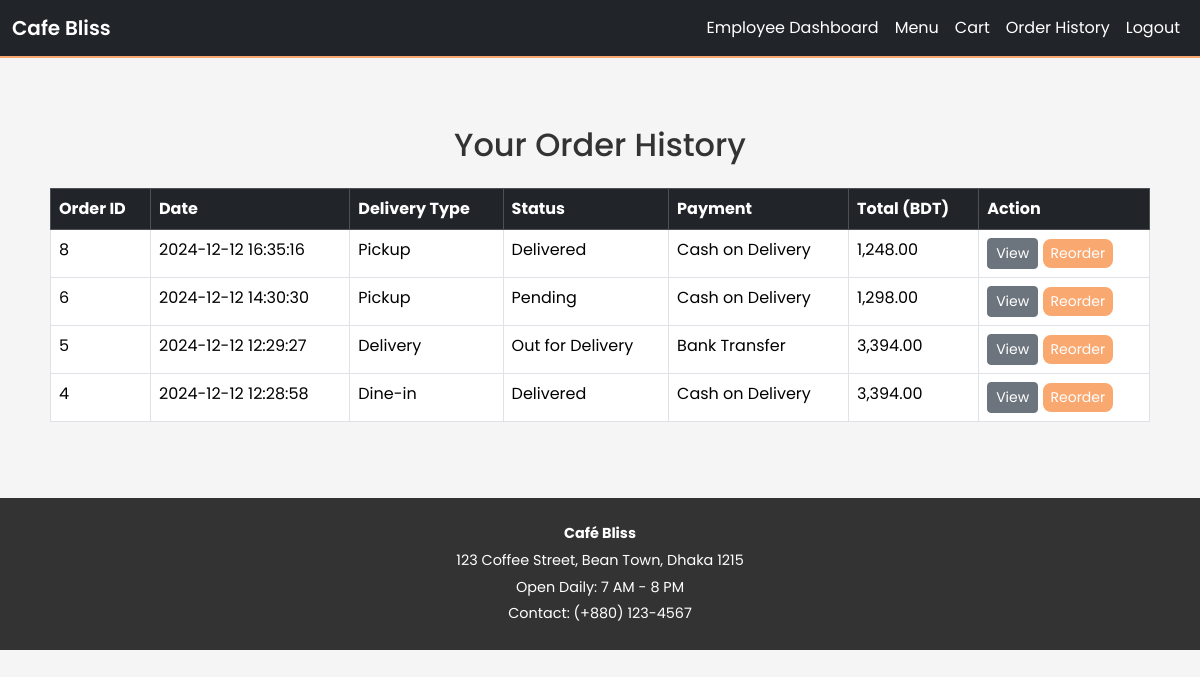
The app's page /order_history.php (signed in) with its own data.
### tables this page shows
CREATE TABLE `orders` (
  `order_id` int(11) NOT NULL,
  `user_id` int(11) UNSIGNED NOT NULL,
  `order_date` timestamp NOT NULL DEFAULT current_timestamp(),
  `delivery_type` enum('Dine-in','Pickup','Delivery') NOT NULL,
  `order_status` varchar(50) NOT NULL DEFAULT '''Pending''',
  `payment_method` enum('Cash on Delivery','Bank Transfer','Bkash') NOT NULL,
  `total_amount` decimal(10,2) NOT NULL,
  `delivery_address` varchar(255) DEFAULT NULL,
  `delivery_person` varchar(100) DEFAULT NULL,
  `modified_by` int(11) DEFAULT NULL
);

### html/order_history.php (the view, shortened to what this page needs)
<?php
require '../php/db_connect.php';
$user_id = $_SESSION['user_id'];
$stmt = $conn->prepare("SELECT order_id, order_date, delivery_type, order_status, payment_method, total_amount FROM orders WHERE user_id = ? ORDER BY order_date DESC");
$stmt->bind_param("i", $user_id);
$stmt->execute();
$result = $stmt->get_result();
$orders = [];
while ($row = $result->fetch_assoc()) {
    $orders[] = $row;
}
?>
<!DOCTYPE html>
<html lang="en">
<head>
    <link rel="stylesheet" href="../bootstrap-5.3.3-dist/css/bootstrap.min.css">
    <link rel="stylesheet" href="../css/global.css">
</head>
<body>
    <?php include 'navbar.php'; ?>
    <div class="container mt-5">
        <h2 class="text-center mb-4">Your Order History</h2>
        <?php if (empty($orders)): ?>
            <div class="alert alert-info text-center">You have not placed any orders yet.</div>
        <?php else: ?>
            <table class="table table-bordered">
                <thead class="table-dark">
                    <tr>
                        <th>Order ID</th>
                        <th>Date</th>
                        <th>Delivery Type</th>
                        <th>Status</th>
                        <th>Payment</th>
                        <th>Total (BDT)</th>
                        <th>Action</th>
                    </tr>
                </thead>
                <tbody>
                    <?php foreach ($orders as $o): ?>
                        <tr>
                            <td><?php echo $o['order_id']; ?></td>
                            <td><?php echo htmlspecialchars($o['order_date']); ?></td>
                            <td><?php echo htmlspecialchars($o['delivery_type']); ?></td>
                            <td><?php echo htmlspecialchars($o['order_status']); ?></td>
                            <td><?php echo htmlspecialchars($o['payment_method']); ?></td>
                            <td><?php echo number_format($o['total_amount'], 2); ?></td>
                            <td>
                                <a href="order_confirm.php?order_id=<?php echo $o['order_id']; ?>" class="btn btn-secondary btn-sm">View</a>
                                <a href="../php/reorder.php?order_id=<?php echo $o['order_id']; ?>" class="btn btn-primary btn-sm">Reorder</a>
                            </td>
                        </tr>
                    <?php endforeach; ?>
                </tbody>
            </table>
        <?php endif; ?>
    </div>
    <div class="footer">
    <p><strong>Café Bliss</strong></p>
    <p>123 Coffee Street, Bean Town, Dhaka 1215</p>
    <p>Open Daily: 7 AM - 8 PM</p>
    <p>Contact: (+880) 123-4567</p>
</div>
</body>
</html>

### css/global.css (style rules this page uses)
:root { --primary-color: #F9A870; --primary-hover: #f38b5d; --bg-color: #F5F5F5; --text-color: #333; --border-radius: 8px; --transition-speed: 0.3s; --box-shadow: 0 2px 8px rgba(0,0,0,0.1); }
body { font-family: 'Poppins', sans-serif; background-color: var(--bg-color); color: var(--text-color); margin: 0; padding: 0; }
.container { padding: 20px; }
h1, h2, h3, h4, h5 { color: var(--text-color); font-weight: 500; }
.btn-primary { background-color: var(--primary-color); border: none; border-radius: var(--border-radius); color: #fff; transition: background-color var(--transition-speed), transform var(--transition-speed); }
.footer { background-color: var(--text-color); color: #fff; padding: 20px; text-align: center; font-size: 0.9em; margin-top: 40px; }
.footer p { margin: 5px 0; }
.fade-in { opacity: 0; animation: fadeInAnim var(--transition-speed) forwards; }

### records on screen
orders: order_id "8", order_date "2024-12-12 16:35:16", delivery_type "Pickup", order_status "Delivered", payment_method "Cash on Delivery", total_amount "1,248.00"
orders: order_id "6", order_date "2024-12-12 14:30:30", delivery_type "Pickup", order_status "Pending", payment_method "Cash on Delivery", total_amount "1,298.00"
orders: order_id "5", order_date "2024-12-12 12:29:27", delivery_type "Delivery", order_status "Out for Delivery", payment_method "Bank Transfer", total_amount "3,394.00"
orders: order_id "4", order_date "2024-12-12 12:28:58", delivery_type "Dine-in", order_status "Delivered", payment_method "Cash on Delivery", total_amount "3,394.00"
